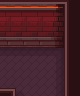

Rendered tile map (Tiled .tmx) drawn with the repository's tilesets; below, a short description and the full map source, tile grids included:
An orthogonal 5x6 tile map with 16x16 px tiles, 3 tile layers (Back, Walls, Front).

<map version="1.10" tiledversion="1.10.2" orientation="orthogonal" renderorder="right-down" width="5" height="6" tilewidth="16" tileheight="16" infinite="0" nextlayerid="4" nextobjectid="1">
 <properties>
  <property name="PathfindingOffset" value="2 4" />
 </properties>
 <tileset firstgid="1" source="../../../Tilesets/forge_tileset.tsx" />
 <layer id="1" name="Back" width="5" height="6">
  <data encoding="csv">
0,0,0,0,0,
0,0,0,0,0,
0,0,0,0,0,
178,178,178,179,0,
203,203,203,204,0,
228,182,203,204,0
</data>
 </layer>
 <layer id="2" name="Walls" width="5" height="6">
  <data encoding="csv">
103,103,103,7,77,
128,128,128,32,51,
153,153,153,57,51,
0,0,0,0,51,
0,0,0,0,51,
0,0,0,0,51
</data>
 </layer>
 <layer id="3" name="Front" width="5" height="6">
  <data encoding="csv">
0,0,0,0,0,
0,0,0,0,0,
0,0,0,0,0,
0,0,0,0,0,
0,0,0,0,0,
30,0,0,0,0
</data>
 </layer>
</map>
